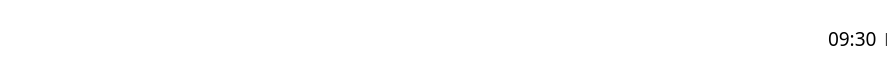
<?xml version="1.0" encoding="UTF-8"?>
<ui version="4.0">
 <class>MainWindow</class>
 <widget class="QMainWindow" name="MainWindow">
  <property name="enabled">
   <bool>true</bool>
  </property>
  <property name="geometry">
   <rect>
    <x>0</x>
    <y>0</y>
    <width>890</width>
    <height>76</height>
   </rect>
  </property>
  <property name="palette">
   <palette>
    <active>
     <colorrole role="WindowText">
      <brush brushstyle="SolidPattern">
       <color alpha="255">
        <red>0</red>
        <green>0</green>
        <blue>0</blue>
       </color>
      </brush>
     </colorrole>
     <colorrole role="Button">
      <brush brushstyle="SolidPattern">
       <color alpha="255">
        <red>255</red>
        <green>255</green>
        <blue>255</blue>
       </color>
      </brush>
     </colorrole>
     <colorrole role="Light">
      <brush brushstyle="SolidPattern">
       <color alpha="255">
        <red>255</red>
        <green>255</green>
        <blue>255</blue>
       </color>
      </brush>
     </colorrole>
     <colorrole role="Midlight">
      <brush brushstyle="SolidPattern">
       <color alpha="255">
        <red>255</red>
        <green>255</green>
        <blue>255</blue>
       </color>
      </brush>
     </colorrole>
     <colorrole role="Dark">
      <brush brushstyle="SolidPattern">
       <color alpha="255">
        <red>127</red>
        <green>127</green>
        <blue>127</blue>
       </color>
      </brush>
     </colorrole>
     <colorrole role="Mid">
      <brush brushstyle="SolidPattern">
       <color alpha="255">
        <red>170</red>
        <green>170</green>
        <blue>170</blue>
       </color>
      </brush>
     </colorrole>
     <colorrole role="Text">
      <brush brushstyle="SolidPattern">
       <color alpha="255">
        <red>0</red>
        <green>0</green>
        <blue>0</blue>
       </color>
      </brush>
     </colorrole>
     <colorrole role="BrightText">
      <brush brushstyle="SolidPattern">
       <color alpha="255">
        <red>255</red>
        <green>255</green>
        <blue>255</blue>
       </color>
      </brush>
     </colorrole>
     <colorrole role="ButtonText">
      <brush brushstyle="SolidPattern">
       <color alpha="255">
        <red>0</red>
        <green>0</green>
        <blue>0</blue>
       </color>
      </brush>
     </colorrole>
     <colorrole role="Base">
      <brush brushstyle="SolidPattern">
       <color alpha="255">
        <red>255</red>
        <green>255</green>
        <blue>255</blue>
       </color>
      </brush>
     </colorrole>
     <colorrole role="Window">
      <brush brushstyle="SolidPattern">
       <color alpha="255">
        <red>255</red>
        <green>255</green>
        <blue>255</blue>
       </color>
      </brush>
     </colorrole>
     <colorrole role="Shadow">
      <brush brushstyle="SolidPattern">
       <color alpha="255">
        <red>0</red>
        <green>0</green>
        <blue>0</blue>
       </color>
      </brush>
     </colorrole>
     <colorrole role="AlternateBase">
      <brush brushstyle="SolidPattern">
       <color alpha="255">
        <red>255</red>
        <green>255</green>
        <blue>255</blue>
       </color>
      </brush>
     </colorrole>
     <colorrole role="ToolTipBase">
      <brush brushstyle="SolidPattern">
       <color alpha="255">
        <red>255</red>
        <green>255</green>
        <blue>220</blue>
       </color>
      </brush>
     </colorrole>
     <colorrole role="ToolTipText">
      <brush brushstyle="SolidPattern">
       <color alpha="255">
        <red>0</red>
        <green>0</green>
        <blue>0</blue>
       </color>
      </brush>
     </colorrole>
     <colorrole role="PlaceholderText">
      <brush brushstyle="SolidPattern">
       <color alpha="127">
        <red>0</red>
        <green>0</green>
        <blue>0</blue>
       </color>
      </brush>
     </colorrole>
     <colorrole role="Accent">
      <brush brushstyle="SolidPattern">
       <color alpha="255">
        <red>255</red>
        <green>255</green>
        <blue>255</blue>
       </color>
      </brush>
     </colorrole>
    </active>
    <inactive>
     <colorrole role="WindowText">
      <brush brushstyle="SolidPattern">
       <color alpha="255">
        <red>0</red>
        <green>0</green>
        <blue>0</blue>
       </color>
      </brush>
     </colorrole>
     <colorrole role="Button">
      <brush brushstyle="SolidPattern">
       <color alpha="255">
        <red>255</red>
        <green>255</green>
        <blue>255</blue>
       </color>
      </brush>
     </colorrole>
     <colorrole role="Light">
      <brush brushstyle="SolidPattern">
       <color alpha="255">
        <red>255</red>
        <green>255</green>
        <blue>255</blue>
       </color>
      </brush>
     </colorrole>
     <colorrole role="Midlight">
      <brush brushstyle="SolidPattern">
       <color alpha="255">
        <red>255</red>
        <green>255</green>
        <blue>255</blue>
       </color>
      </brush>
     </colorrole>
     <colorrole role="Dark">
      <brush brushstyle="SolidPattern">
       <color alpha="255">
        <red>127</red>
        <green>127</green>
        <blue>127</blue>
       </color>
      </brush>
     </colorrole>
     <colorrole role="Mid">
      <brush brushstyle="SolidPattern">
       <color alpha="255">
        <red>170</red>
        <green>170</green>
        <blue>170</blue>
       </color>
      </brush>
     </colorrole>
     <colorrole role="Text">
      <brush brushstyle="SolidPattern">
       <color alpha="255">
        <red>0</red>
        <green>0</green>
        <blue>0</blue>
       </color>
      </brush>
     </colorrole>
     <colorrole role="BrightText">
      <brush brushstyle="SolidPattern">
       <color alpha="255">
        <red>255</red>
        <green>255</green>
        <blue>255</blue>
       </color>
      </brush>
     </colorrole>
     <colorrole role="ButtonText">
      <brush brushstyle="SolidPattern">
       <color alpha="255">
        <red>0</red>
        <green>0</green>
        <blue>0</blue>
       </color>
      </brush>
     </colorrole>
     <colorrole role="Base">
      <brush brushstyle="SolidPattern">
       <color alpha="255">
        <red>255</red>
        <green>255</green>
        <blue>255</blue>
       </color>
      </brush>
     </colorrole>
     <colorrole role="Window">
      <brush brushstyle="SolidPattern">
       <color alpha="255">
        <red>255</red>
        <green>255</green>
        <blue>255</blue>
       </color>
      </brush>
     </colorrole>
     <colorrole role="Shadow">
      <brush brushstyle="SolidPattern">
       <color alpha="255">
        <red>0</red>
        <green>0</green>
        <blue>0</blue>
       </color>
      </brush>
     </colorrole>
     <colorrole role="AlternateBase">
      <brush brushstyle="SolidPattern">
       <color alpha="255">
        <red>255</red>
        <green>255</green>
        <blue>255</blue>
       </color>
      </brush>
     </colorrole>
     <colorrole role="ToolTipBase">
      <brush brushstyle="SolidPattern">
       <color alpha="255">
        <red>255</red>
        <green>255</green>
        <blue>220</blue>
       </color>
      </brush>
     </colorrole>
     <colorrole role="ToolTipText">
      <brush brushstyle="SolidPattern">
       <color alpha="255">
        <red>0</red>
        <green>0</green>
        <blue>0</blue>
       </color>
      </brush>
     </colorrole>
     <colorrole role="PlaceholderText">
      <brush brushstyle="SolidPattern">
       <color alpha="127">
        <red>0</red>
        <green>0</green>
        <blue>0</blue>
       </color>
      </brush>
     </colorrole>
     <colorrole role="Accent">
      <brush brushstyle="SolidPattern">
       <color alpha="255">
        <red>255</red>
        <green>255</green>
        <blue>255</blue>
       </color>
      </brush>
     </colorrole>
    </inactive>
    <disabled>
     <colorrole role="WindowText">
      <brush brushstyle="SolidPattern">
       <color alpha="255">
        <red>127</red>
        <green>127</green>
        <blue>127</blue>
       </color>
      </brush>
     </colorrole>
     <colorrole role="Button">
      <brush brushstyle="SolidPattern">
       <color alpha="255">
        <red>255</red>
        <green>255</green>
        <blue>255</blue>
       </color>
      </brush>
     </colorrole>
     <colorrole role="Light">
      <brush brushstyle="SolidPattern">
       <color alpha="255">
        <red>255</red>
        <green>255</green>
        <blue>255</blue>
       </color>
      </brush>
     </colorrole>
     <colorrole role="Midlight">
      <brush brushstyle="SolidPattern">
       <color alpha="255">
        <red>255</red>
        <green>255</green>
        <blue>255</blue>
       </color>
      </brush>
     </colorrole>
     <colorrole role="Dark">
      <brush brushstyle="SolidPattern">
       <color alpha="255">
        <red>127</red>
        <green>127</green>
        <blue>127</blue>
       </color>
      </brush>
     </colorrole>
     <colorrole role="Mid">
      <brush brushstyle="SolidPattern">
       <color alpha="255">
        <red>170</red>
        <green>170</green>
        <blue>170</blue>
       </color>
      </brush>
     </colorrole>
     <colorrole role="Text">
      <brush brushstyle="SolidPattern">
       <color alpha="255">
        <red>127</red>
        <green>127</green>
        <blue>127</blue>
       </color>
      </brush>
     </colorrole>
     <colorrole role="BrightText">
      <brush brushstyle="SolidPattern">
       <color alpha="255">
        <red>255</red>
        <green>255</green>
        <blue>255</blue>
       </color>
      </brush>
     </colorrole>
     <colorrole role="ButtonText">
      <brush brushstyle="SolidPattern">
       <color alpha="255">
        <red>127</red>
        <green>127</green>
        <blue>127</blue>
       </color>
      </brush>
     </colorrole>
     <colorrole role="Base">
      <brush brushstyle="SolidPattern">
       <color alpha="255">
        <red>255</red>
        <green>255</green>
        <blue>255</blue>
       </color>
      </brush>
     </colorrole>
     <colorrole role="Window">
      <brush brushstyle="SolidPattern">
       <color alpha="255">
        <red>255</red>
        <green>255</green>
        <blue>255</blue>
       </color>
      </brush>
     </colorrole>
     <colorrole role="Shadow">
      <brush brushstyle="SolidPattern">
       <color alpha="255">
        <red>0</red>
        <green>0</green>
        <blue>0</blue>
       </color>
      </brush>
     </colorrole>
     <colorrole role="AlternateBase">
      <brush brushstyle="SolidPattern">
       <color alpha="255">
        <red>255</red>
        <green>255</green>
        <blue>255</blue>
       </color>
      </brush>
     </colorrole>
     <colorrole role="ToolTipBase">
      <brush brushstyle="SolidPattern">
       <color alpha="255">
        <red>255</red>
        <green>255</green>
        <blue>220</blue>
       </color>
      </brush>
     </colorrole>
     <colorrole role="ToolTipText">
      <brush brushstyle="SolidPattern">
       <color alpha="255">
        <red>0</red>
        <green>0</green>
        <blue>0</blue>
       </color>
      </brush>
     </colorrole>
     <colorrole role="PlaceholderText">
      <brush brushstyle="SolidPattern">
       <color alpha="127">
        <red>127</red>
        <green>127</green>
        <blue>127</blue>
       </color>
      </brush>
     </colorrole>
     <colorrole role="Accent">
      <brush brushstyle="SolidPattern">
       <color alpha="255">
        <red>255</red>
        <green>255</green>
        <blue>255</blue>
       </color>
      </brush>
     </colorrole>
    </disabled>
   </palette>
  </property>
  <property name="windowTitle">
   <string>MainWindow</string>
  </property>
  <property name="dockNestingEnabled">
   <bool>false</bool>
  </property>
  <widget class="QWidget" name="centralwidget">
   <layout class="QHBoxLayout" name="horizontalLayout_2">
    <property name="leftMargin">
     <number>0</number>
    </property>
    <property name="topMargin">
     <number>0</number>
    </property>
    <property name="rightMargin">
     <number>0</number>
    </property>
    <property name="bottomMargin">
     <number>0</number>
    </property>
    <item>
     <layout class="QHBoxLayout" name="horizontalLayout">
      <item>
       <widget class="QLabel" name="label">
        <property name="enabled">
         <bool>true</bool>
        </property>
        <property name="font">
         <font>
          <family>Kode Mono</family>
         </font>
        </property>
        <property name="mouseTracking">
         <bool>false</bool>
        </property>
        <property name="text">
         <string/>
        </property>
        <property name="pixmap">
         <pixmap resource="../c05233e1/buttonRes.qrc">:/mainUI/caa7d29b/main.png</pixmap>
        </property>
       </widget>
      </item>
      <item>
       <widget class="QPushButton" name="pushButton">
        <property name="font">
         <font>
          <family>Kode Mono</family>
         </font>
        </property>
        <property name="text">
         <string/>
        </property>
        <property name="icon">
         <iconset resource="../c05233e1/buttonRes.qrc">
          <normaloff>:/mainUI/cc4a61f5/search.png</normaloff>:/mainUI/cc4a61f5/search.png</iconset>
        </property>
        <property name="flat">
         <bool>true</bool>
        </property>
       </widget>
      </item>
      <item>
       <widget class="QPushButton" name="pushButton_2">
        <property name="font">
         <font>
          <family>Kode Mono</family>
         </font>
        </property>
        <property name="text">
         <string/>
        </property>
        <property name="icon">
         <iconset resource="../c05233e1/buttonRes.qrc">
          <normaloff>:/mainUI/71241c61/overview.png</normaloff>:/mainUI/71241c61/overview.png</iconset>
        </property>
        <property name="flat">
         <bool>true</bool>
        </property>
       </widget>
      </item>
      <item>
       <spacer name="horizontalSpacer">
        <property name="orientation">
         <enum>Qt::Horizontal</enum>
        </property>
        <property name="sizeHint" stdset="0">
         <size>
          <width>40</width>
          <height>20</height>
         </size>
        </property>
       </spacer>
      </item>
      <item>
       <widget class="QPushButton" name="pushButton_5">
        <property name="font">
         <font>
          <family>Kode Mono</family>
         </font>
        </property>
        <property name="text">
         <string/>
        </property>
        <property name="icon">
         <iconset resource="../c05233e1/buttonRes.qrc">
          <normaloff>:/plceholderN/8bffab36/usb-placeholder.png</normaloff>:/plceholderN/8bffab36/usb-placeholder.png</iconset>
        </property>
        <property name="flat">
         <bool>true</bool>
        </property>
       </widget>
      </item>
      <item>
       <widget class="QPushButton" name="pushButton_3">
        <property name="font">
         <font>
          <family>Kode Mono</family>
         </font>
        </property>
        <property name="text">
         <string/>
        </property>
        <property name="icon">
         <iconset resource="../c05233e1/buttonRes.qrc">
          <normaloff>:/plceholderN/13303673/wifi-placeholder.png</normaloff>:/plceholderN/13303673/wifi-placeholder.png</iconset>
        </property>
        <property name="flat">
         <bool>true</bool>
        </property>
       </widget>
      </item>
      <item>
       <widget class="QPushButton" name="pushButton_4">
        <property name="font">
         <font>
          <family>Kode Mono</family>
         </font>
        </property>
        <property name="text">
         <string/>
        </property>
        <property name="icon">
         <iconset resource="../c05233e1/buttonRes.qrc">
          <normaloff>:/plceholderN/c7f39bab/volume-placeholder.png</normaloff>:/plceholderN/c7f39bab/volume-placeholder.png</iconset>
        </property>
        <property name="flat">
         <bool>true</bool>
        </property>
       </widget>
      </item>
      <item>
       <widget class="QLabel" name="label_2">
        <property name="font">
         <font>
          <family>Kode Mono</family>
          <pointsize>14</pointsize>
         </font>
        </property>
        <property name="frameShape">
         <enum>QFrame::NoFrame</enum>
        </property>
        <property name="text">
         <string>09:30</string>
        </property>
       </widget>
      </item>
      <item>
       <widget class="QLabel" name="label_3">
        <property name="enabled">
         <bool>true</bool>
        </property>
        <property name="font">
         <font>
          <family>Kode Mono</family>
         </font>
        </property>
        <property name="mouseTracking">
         <bool>false</bool>
        </property>
        <property name="styleSheet">
         <string notr="true">label_3.color(rgb(192, 191, 188))</string>
        </property>
        <property name="frameShadow">
         <enum>QFrame::Plain</enum>
        </property>
        <property name="text">
         <string notr="true">|</string>
        </property>
       </widget>
      </item>
     </layout>
    </item>
   </layout>
  </widget>
 </widget>
 <resources>
  <include location="../c05233e1/buttonRes.qrc"/>
 </resources>
 <connections/>
</ui>
